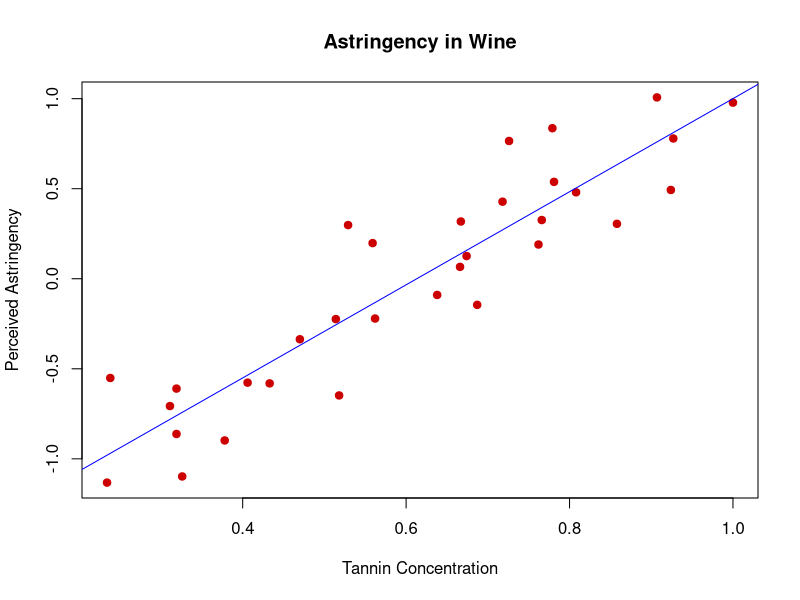

Generate this figure with R:
# File: Final Exam Plotter.R
# Course: IE 3610


# Clear plots
dev.off()  # But only if there IS a plot
# Clear console
cat("\014")  # ctrl+L
# Clear global environment
rm(list = ls())


## IMPORT DATA
Data = data.frame(Xhead=c(0.718,0.808,0.924,1.000,0.667,0.529,0.514,0.559,0.766,
                          0.470,0.726,0.762,0.666,0.562,0.378,0.779,0.674,0.858,
                          0.406,0.927,0.311,0.319,0.518,0.687,0.907,0.638,0.234,
                          0.781,0.326,0.433,0.319,0.238),
                   Yhead=c(0.428,0.480,0.493,0.978,0.318,0.298,-0.224,0.198,
                           0.326,-0.336,0.765,0.190,0.066,-0.221,-0.898,0.836,
                           0.126,0.305,-0.577,0.779,-0.707,-0.610,-0.648,-0.145,
                           1.007,-0.090,-1.132,0.538,-1.098,-0.581,-0.862,
                           -0.551))
Data # display data frame


## DATA ANALYSIS
# Plots
plot(Data$Xhead, Data$Yhead, # Plot function
     pch = 19,         # Solid circle
     cex = 1,        # Make 1x size
     col = "#cc0000",  # Red
     main = "Astringency in Wine", # Graph title
     xlab = "Tannin Concentration", # X label
     ylab = "Perceived Astringency") # Y label

# Regression
abline(lm(Yhead~Xhead,data=Data),col='blue') # Add regression line to graph
model = lm(Yhead~Xhead,data=Data) # Slope and intercept

# Summary Statistics
sse <- sum((fitted(model) - Data$Yhead)^2)
ssr <- sum((fitted(model) - mean(Data$Yhead))^2)
sst <- ssr + sse
n = sum(table(Data))
s = sqrt(sse/(n-2))
r_squared = ssr/sst

# Output
summary(model) # Summary statistics for data set (r^2 = 'Multiple R-squared')
writeLines(c(paste("SSE:",sse),
             paste("SSR:",ssr),
             paste("SST:",sst),
             paste("n =",n),
             paste("Standard Deviation Point Estimate:",s),
             paste("R-Squared:",r_squared)))
            
